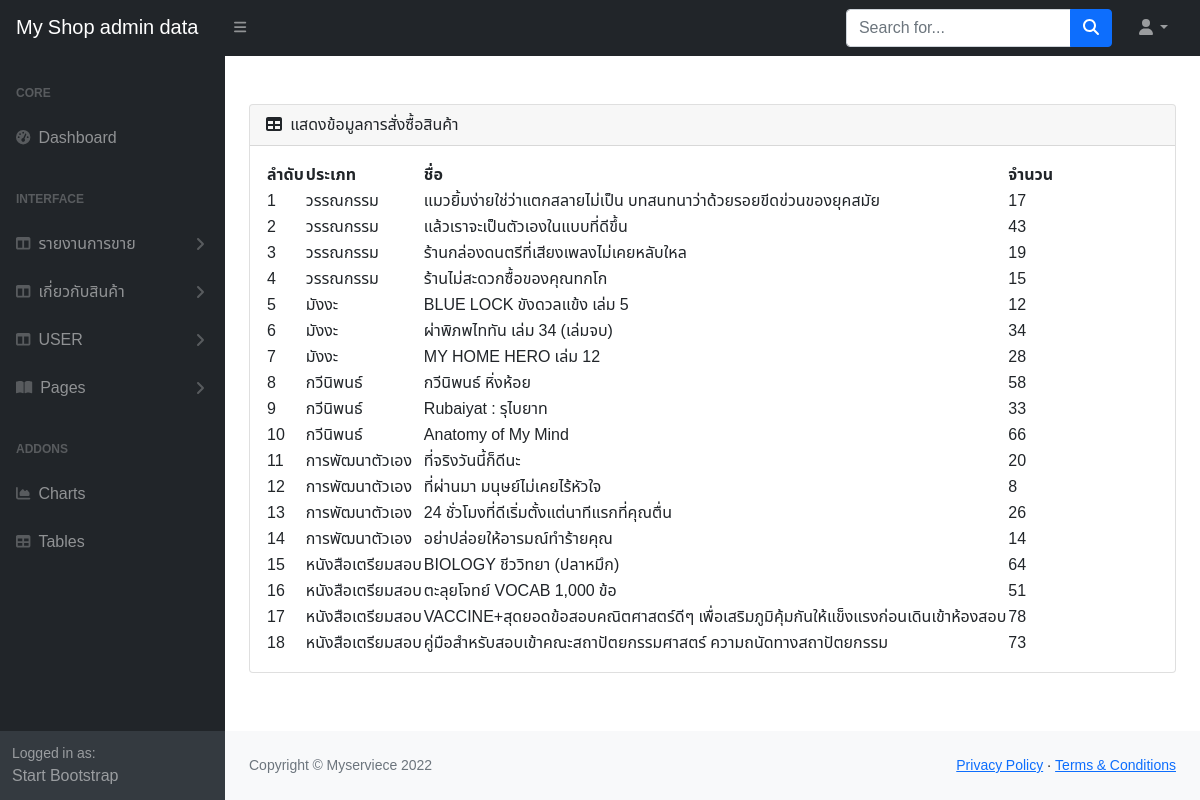
The page /admin/am_product.php on the database its author committed.
### tables this page shows
CREATE TABLE `product` (
  `p_id` varchar(11) NOT NULL COMMENT 'รหัสสินค้า',
  `p_name` varchar(255) NOT NULL COMMENT 'ชื่อสินค้า',
  `des` varchar(1000) NOT NULL COMMENT 'รายละเอียดสินค้า',
  `price` int(11) NOT NULL COMMENT 'ราคาสินค้า',
  `type_id` varchar(11) NOT NULL COMMENT 'FK',
  `amount` int(11) NOT NULL COMMENT 'จำนวนสินค้า',
  `p_img` varchar(200) NOT NULL
);

CREATE TABLE `type_product` (
  `type_id` varchar(11) NOT NULL COMMENT 'รหัสประเภท',
  `type_name` varchar(255) NOT NULL
);

### admin/am_product.php (the view, shortened to what this page needs)
<?php
    require('dbconnectadmin.php');
    $sql = "SELECT * FROM product pro,type_product typepro WHERE pro.type_id = typepro.type_id";
    $resulet =  mysqli_query($con,$sql);
    $order = 1;
?>
<!DOCTYPE html>
<html lang="en">
<head>
    <link href="https://cdn.jsdelivr.net/npm/simple-datatables@latest/dist/style.css" rel="stylesheet" />
    <link href="css/styles.css" rel="stylesheet" />
    <link rel="stylesheet" href="style.css">
</head>
<body class="sb-nav-fixed">
    <?php include'menu.php';?>
    <div id="layoutSidenav_content">
        <br><br>
        <main>
            <div class="container-fluid px-4">
                <div class="card mb-4">
                    <div class="card-header">
                        <i class="fas fa-table me-1"></i>
                        แสดงข้อมูลการสั่งซื้อสินค้า
                    </div>
                    <div class="card-body">
                        <table id="datatablesSimple">
                            <thead>
                                <tr>
                                    <th>ลำดับ</th>
                                    <th>ประเภท</th>
                                    <th>ชื่อ</th>
                                    <th>จำนวน</th>
                                </tr>
                            </thead>
                            <tbody>
                                <?php
                                        while($row =  mysqli_fetch_array($resulet)){
                                    ?>
                                <tr>
                                    <td><?php echo $order;?></td>
                                    <td><?php echo $row['type_name'];?></td>
                                    <td><?php echo $row['p_name'];?></td>
                                    <td><?php echo $row['amount'];?></td>
                                </tr>
                                <?php
                                                $order++;
                                            }
                                        ?>
                            </tbody>
                        </table>
                    </div>
                </div>
            </div>
        </main>
        <?php include'footer.php';?>
    </div>
</body>
</html>

### admin/menu.php (shortened to what this page needs)
<!DOCTYPE html>
<html lang="en">
<head>
    <link rel="stylesheet" href="style.css">
</head>
<body>
    <nav class="sb-topnav navbar navbar-expand navbar-dark bg-dark">
        <a class="navbar-brand ps-3" href="index.php">My Shop admin data</a>
        <button class="btn btn-link btn-sm order-1 order-lg-0 me-4 me-lg-0" id="sidebarToggle" href="#!"><i
                class="fas fa-bars"></i></button>
        <form class="d-none d-md-inline-block form-inline ms-auto me-0 me-md-3 my-2 my-md-0">
            <div class="input-group">
                <input class="form-control" type="text" placeholder="Search for..." aria-label="Search for..."
                    aria-describedby="btnNavbarSearch" />
                <button class="btn btn-primary" id="btnNavbarSearch" type="button"><i
                        class="fas fa-search"></i></button>
            </div>
        </form>
        <ul class="navbar-nav ms-auto ms-md-0 me-3 me-lg-4">
            <li class="nav-item dropdown">
                <a class="nav-link dropdown-toggle" id="navbarDropdown" href="#" role="button" data-bs-toggle="dropdown"
                    aria-expanded="false"><i class="fas fa-user fa-fw"></i></a>
            </li>
        </ul>
    </nav>
    <div id="layoutSidenav">
        <div id="layoutSidenav_nav">
            <nav class="sb-sidenav accordion sb-sidenav-dark" id="sidenavAccordion">
                <div class="sb-sidenav-menu">
                    <div class="nav">
                        <div class="sb-sidenav-menu-heading">Core</div>
                        <a class="nav-link" href="index.php">
                            <div class="sb-nav-link-icon"><i class="fas fa-tachometer-alt"></i></div>
                            Dashboard
                        </a>
                        <div class="sb-sidenav-menu-heading">Interface</div>
                        <a class="nav-link collapsed" href="#" data-bs-toggle="collapse"
                            data-bs-target="#collapseLayouts" aria-expanded="false" aria-controls="collapseLayouts">
                            <div class="sb-nav-link-icon"><i class="fas fa-columns"></i></div>
                            รายงานการขาย
                            <div class="sb-sidenav-collapse-arrow"><i class="fas fa-angle-down"></i></div>
                        </a>
                        <a class="nav-link collapsed" href="#" data-bs-toggle="collapse"
                            data-bs-target="#collapseProduct" aria-expanded="false" aria-controls="collapseProduct">
                            <div class="sb-nav-link-icon"><i class="fas fa-columns"></i></div>
                            เกี่ยวกับสินค้า
                            <div class="sb-sidenav-collapse-arrow"><i class="fas fa-angle-down"></i></div>
                        </a>
                        <a class="nav-link collapsed" href="#" data-bs-toggle="collapse" data-bs-target="#collapseUser"
                            aria-expanded="false" aria-controls="collapseUser">
                            <div class="sb-nav-link-icon"><i class="fas fa-columns"></i></div>
                            USER
                            <div class="sb-sidenav-collapse-arrow"><i class="fas fa-angle-down"></i></div>
                        </a>
                        <a class="nav-link collapsed" href="#" data-bs-toggle="collapse" data-bs-target="#collapsePages"
                            aria-expanded="false" aria-controls="collapsePages">
                            <div class="sb-nav-link-icon"><i class="fas fa-book-open"></i></div>
                            Pages
                            <div class="sb-sidenav-collapse-arrow"><i class="fas fa-angle-down"></i></div>
                        </a>
                        <div class="sb-sidenav-menu-heading">Addons</div>
                        <a class="nav-link" href="charts.html">
                            <div class="sb-nav-link-icon"><i class="fas fa-chart-area"></i></div>
                            Charts
                        </a>
                        <a class="nav-link" href="tables.html">
                            <div class="sb-nav-link-icon"><i class="fas fa-table"></i></div>
                            Tables
                        </a>
                    </div>
                </div>
                <div class="sb-sidenav-footer">
                    <div class="small">Logged in as:</div>
                    Start Bootstrap
                </div>
            </nav>
        </div>
</body>
</html>

### admin/footer.php (shortened to what this page needs)
<!DOCTYPE html>
<html lang="en">
<head>
    <link rel="stylesheet" href="style.css">
</head>
<body>
    <footer class="py-4 bg-light mt-auto">
        <div class="container-fluid px-4">
            <div class="d-flex align-items-center justify-content-between small">
                <div class="text-muted">Copyright &copy; Myserviece 2022</div>
                <div>
                    <a href="#">Privacy Policy</a>
                    &middot;
                    <a href="#">Terms &amp; Conditions</a>
                </div>
            </div>
        </div>
    </footer>
</body>
</html>

### admin/style.css (style rules this page uses)
* { font-family: 'Noto Sans Thai', sans-serif; }

### rows shown on the page
product: type.type_name "วรรณกรรม", p_name "แมวยิ้มง่ายใช่ว่าแตกสลายไม่เป็น บทสนทนาว่าด้วยรอยขีดข่วนของยุคสมัย", amount "17"
product: type.type_name "วรรณกรรม", p_name "แล้วเราจะเป็นตัวเองในแบบที่ดีขึ้น", amount "43"
product: type.type_name "วรรณกรรม", p_name "ร้านกล่องดนตรีที่เสียงเพลงไม่เคยหลับใหล", amount "19"
product: type.type_name "วรรณกรรม", p_name "ร้านไม่สะดวกซื้อของคุณทกโก", amount "15"
product: type.type_name "มังงะ", p_name "BLUE LOCK ขังดวลแข้ง เล่ม 5", amount "12"
product: type.type_name "มังงะ", p_name "ผ่าพิภพไททัน เล่ม 34 (เล่มจบ)", amount "34"
product: type.type_name "มังงะ", p_name "MY HOME HERO เล่ม 12", amount "28"
product: type.type_name "กวีนิพนธ์", p_name "กวีนิพนธ์ หิ่งห้อย", amount "58"
product: type.type_name "กวีนิพนธ์", p_name "Rubaiyat : รุไบยาท", amount "33"
product: type.type_name "กวีนิพนธ์", p_name "Anatomy of My Mind", amount "66"
product: type.type_name "การพัฒนาตัวเอง", p_name "ที่จริงวันนี้ก็ดีนะ", amount "20"
product: type.type_name "การพัฒนาตัวเอง", p_name "ที่ผ่านมา มนุษย์ไม่เคยไร้หัวใจ", amount "8"
product: type.type_name "การพัฒนาตัวเอง", p_name "24 ชั่วโมงที่ดีเริ่มตั้งแต่นาทีแรกที่คุณตื่น", amount "26"
product: type.type_name "การพัฒนาตัวเอง", p_name "อย่าปล่อยให้อารมณ์ทำร้ายคุณ", amount "14"
product: type.type_name "หนังสือเตรียมสอบ", p_name "BIOLOGY ชีววิทยา (ปลาหมึก)", amount "64"
product: type.type_name "หนังสือเตรียมสอบ", p_name "ตะลุยโจทย์ VOCAB 1,000 ข้อ", amount "51"
product: type.type_name "หนังสือเตรียมสอบ", p_name "VACCINE+สุดยอดข้อสอบคณิตศาสตร์ดีๆ เพื่อเสริมภูมิคุ้มกันให้แข็งแรงก่อนเดินเข้าห้องสอบ", amount "78"
product: type.type_name "หนังสือเตรียมสอบ", p_name "คู่มือสำหรับสอบเข้าคณะสถาปัตยกรรมศาสตร์ ความถนัดทางสถาปัตยกรรม", amount "73"
